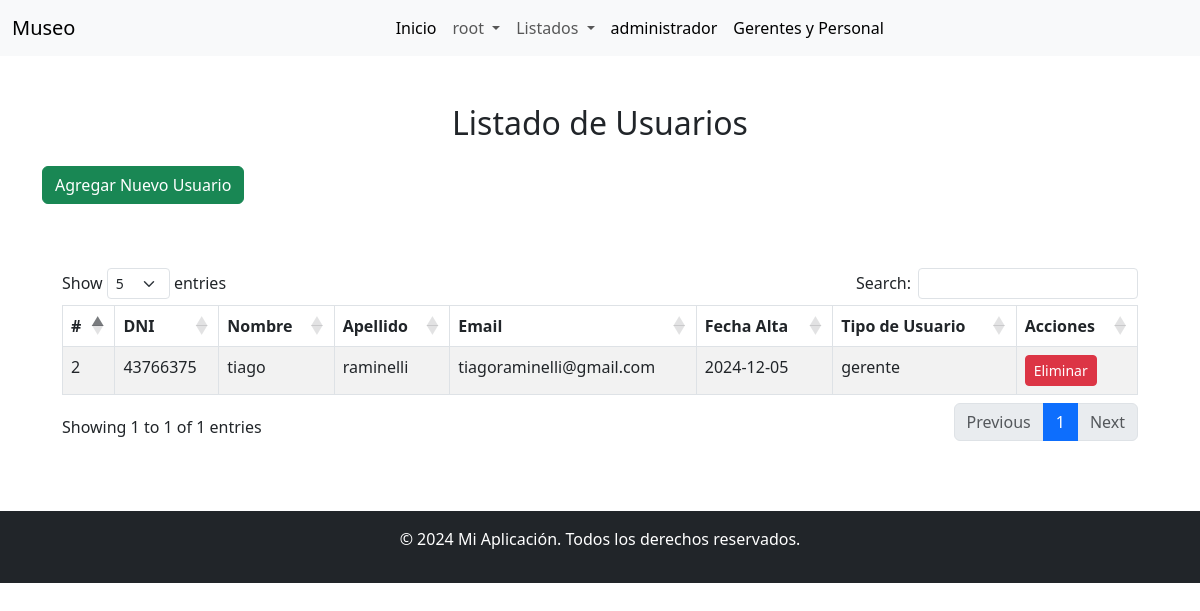
The page /personal.php (signed in) on the database as committed earlier.
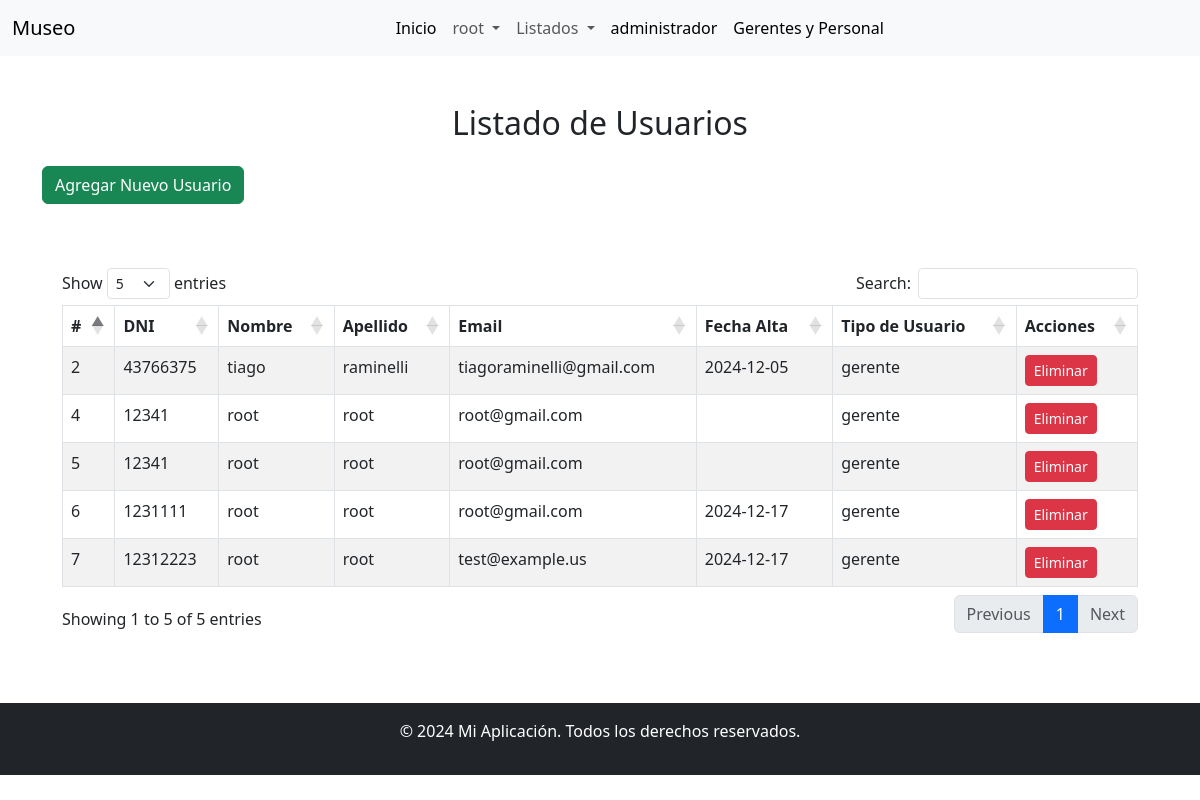
The same page on the database as committed later.
### tables this page shows
CREATE TABLE `usuario` (
  `idUsuario` int(11) NOT NULL,
  `dni` varchar(8) DEFAULT NULL,
  `nombre` varchar(255) DEFAULT NULL,
  `apellido` varchar(255) DEFAULT NULL,
  `email` varchar(255) DEFAULT NULL,
  `clave` varchar(255) DEFAULT NULL,
  `fecha_alta` date DEFAULT NULL,
  `tipo_de_usuario` varchar(50) DEFAULT NULL
);

### personal.php (the view, shortened to what this page needs)
<?php
require_once 'bd.php';
$sql = "SELECT idUsuario, dni, nombre, apellido, email, fecha_alta, tipo_de_usuario FROM usuario where tipo_de_usuario = 'gerente' ";
$stmt = $pdo->query($sql);
$rows = $stmt->fetchAll();
?>
<!DOCTYPE html>
<html lang="es">
<head>
    <link rel="stylesheet" href="https://cdn.jsdelivr.net/npm/bootstrap@5.3.0/dist/css/bootstrap.min.css">
    <link rel="stylesheet" href="https://cdn.jsdelivr.net/npm/datatables.net-bs5@1.11.3/css/dataTables.bootstrap5.min.css">
</head>
<body>
<?php include("./includes/navbar.php"); ?>
<div class="container mt-5">
    <h2 class="text-center mb-4">Listado de Usuarios</h2>
    <?php if (isset($_SESSION['user'])): ?>
    <div class="d-flex justify-content-between mb-4">
        <a href="agregarUser.php" class="btn btn-success btn-add">Agregar Nuevo Usuario</a>
    </div>
    <?php endif; ?>
    <div class="table-responsive">
        <table id="dataTable" class="table table-striped table-bordered" cellspacing="0" width="100%">
            <thead>
                <tr>
                    <th>#</th>
                    <th>DNI</th>
                    <th>Nombre</th>
                    <th>Apellido</th>
                    <th>Email</th>
                    <th>Fecha Alta</th>
                    <th>Tipo de Usuario</th>
                    <th>Acciones</th>
                </tr>
            </thead>
            <tbody>
                <?php foreach ($rows as $row): ?>
                <tr>
                    <td><?php echo $row['idUsuario']; ?></td>
                    <td><?php echo $row['dni']; ?></td>
                    <td><?php echo $row['nombre']; ?></td>
                    <td><?php echo $row['apellido']; ?></td>
                    <td><?php echo $row['email']; ?></td>
                    <td><?php echo $row['fecha_alta']; ?></td>
                    <td><?php echo $row['tipo_de_usuario']; ?></td>
                    <td>
                        <a href="eliminarUser.php?id=<?php echo $row['idUsuario']; ?>" class="btn btn-danger btn-sm" onclick="return confirm('¿Estás seguro de eliminar este usuario?');">Eliminar</a>
                    </td>
                </tr>
                <?php endforeach; ?>
            </tbody>
        </table>
    </div>
</div>
<?php include("./includes/footer.php"); ?>
</body>
</html>

### includes/navbar.php (shortened to what this page needs)
<?php
$isLoggedIn = isset($_SESSION['user']);
?>
<nav class="navbar navbar-expand-lg navbar-light bg-light">
    <div class="container-fluid">
        <a class="navbar-brand" href="index.php">Museo</a>
        <div class="collapse navbar-collapse" id="navbarNav">
            <ul class="navbar-nav mx-auto">
                <li class="nav-item">
                    <a class="nav-link active" href="index.php">Inicio</a>
                </li>
                <?php if ($isLoggedIn): ?>
                <li class="nav-item dropdown">
                    <a class="nav-link dropdown-toggle" href="#" role="button" data-bs-toggle="dropdown" aria-expanded="false">
                        <?php echo htmlspecialchars($_SESSION['user']['nombre']); ?>
                    </a>
                </li>
                <li class="nav-item dropdown">
                    <a class="nav-link dropdown-toggle" href="#" id="listadosDropdown" role="button" data-bs-toggle="dropdown" aria-expanded="false">
                        Listados
                    </a>
                </li>
                <li class="nav-item">
                    <a class="nav-link active" href="#"><?php echo $_SESSION["nivel"]; ?></a>
                </li>
        <?php if ($_SESSION['nivel'] == "administrador"): ?>
            <li class="nav-item">
                <a class="nav-link active" href="personal.php">Gerentes y Personal</a>
            </li>
        <?php endif; ?>
                <?php endif; ?>
            </ul>
        </div>
    </div>
</nav>

### includes/footer.php
<footer class="text-white bg-dark text-center py-3 mt-5">
    <p>&copy; <?php echo date('Y'); ?> Mi Aplicación. Todos los derechos reservados.</p>
</footer>

### personal.php (style rules this page uses)
.table-responsive { margin-top: 20px; }
.btn-add { margin-bottom: 20px; }

Rows that differ between the two databases and show on the page:
added usuario: idUsuario "4", dni "12341", nombre "root", apellido "root", email "root@gmail.com", tipo_de_usuario "gerente"
added usuario: idUsuario "5", dni "12341", nombre "root", apellido "root", email "root@gmail.com", tipo_de_usuario "gerente"
added usuario: idUsuario "6", dni "1231111", nombre "root", apellido "root", email "root@gmail.com", fecha_alta "2024-12-17", tipo_de_usuario "gerente"
added usuario: idUsuario "7", dni "12312223", nombre "root", apellido "root", email "test@example.us", fecha_alta "2024-12-17", tipo_de_usuario "gerente"
Other text that changed with them:
text written by a page script: "Show entries Search: Showing 1 to 1 of 1 entries Previous 1 Next" → "Show entries Search: Showing 1 to 5 of 5 entries Previous 1 Next"
